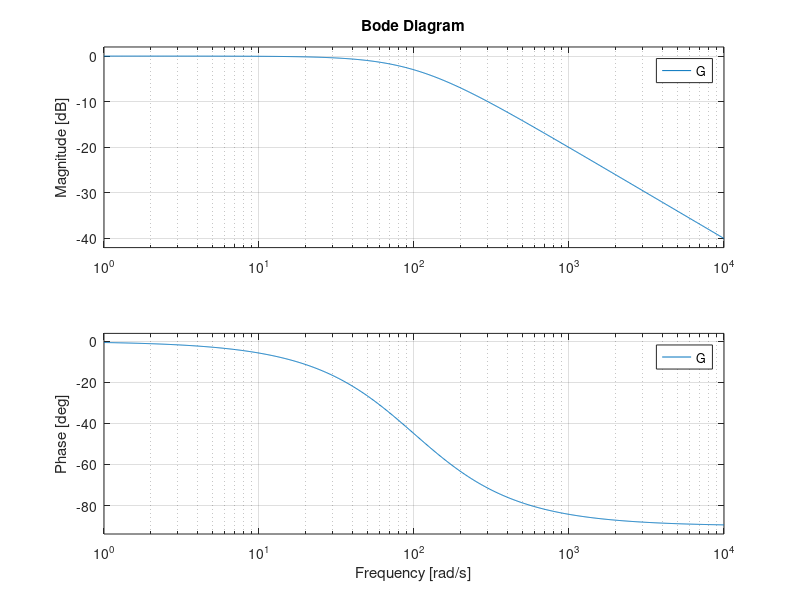
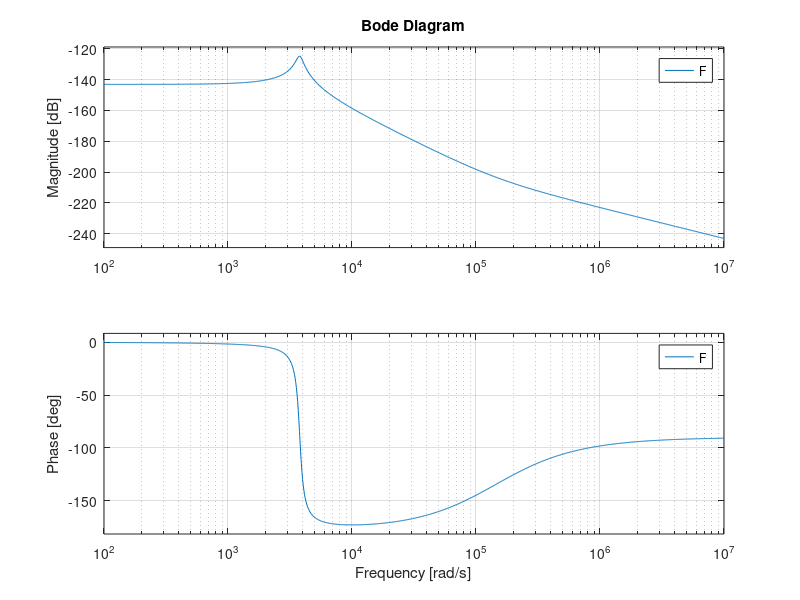

Here is the MATLAB script that generated these plots, in order:
%ECE 431 PreClass Quiz 4

figure;
num=[1];                            % this is to define the coefficients of the numerator
den=[.01 1] ;                       % this is to define the coefficients of the denominator 
G=tf(num, den);                      % generate a transfer function using the above num and den 
bode(G)                             % generate the bode plot

figure;
num1=[.01*.000697 1];                         % this is to define the coefficients of the numerator
den1=[1 (1/(4*.000697))+(.01/.0001) 1/(.0001*.000697)];  % this is to define the coefficients of the denominator 
F=tf(num1, den1);                      % generate a transfer function using the above num and den 
bode(F)                             % generate the bode plot
